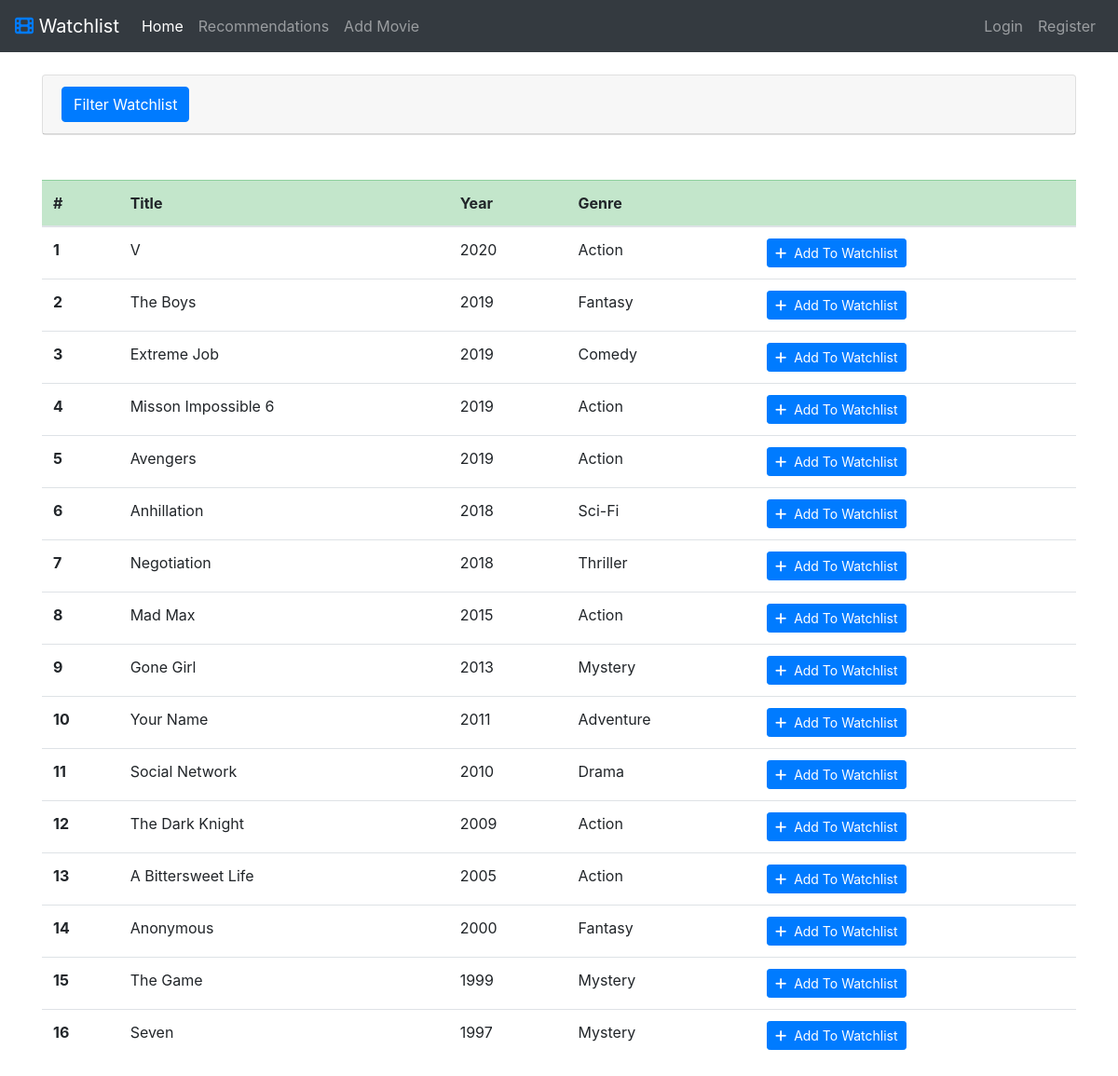
The page /movietowatch on the database as committed earlier.
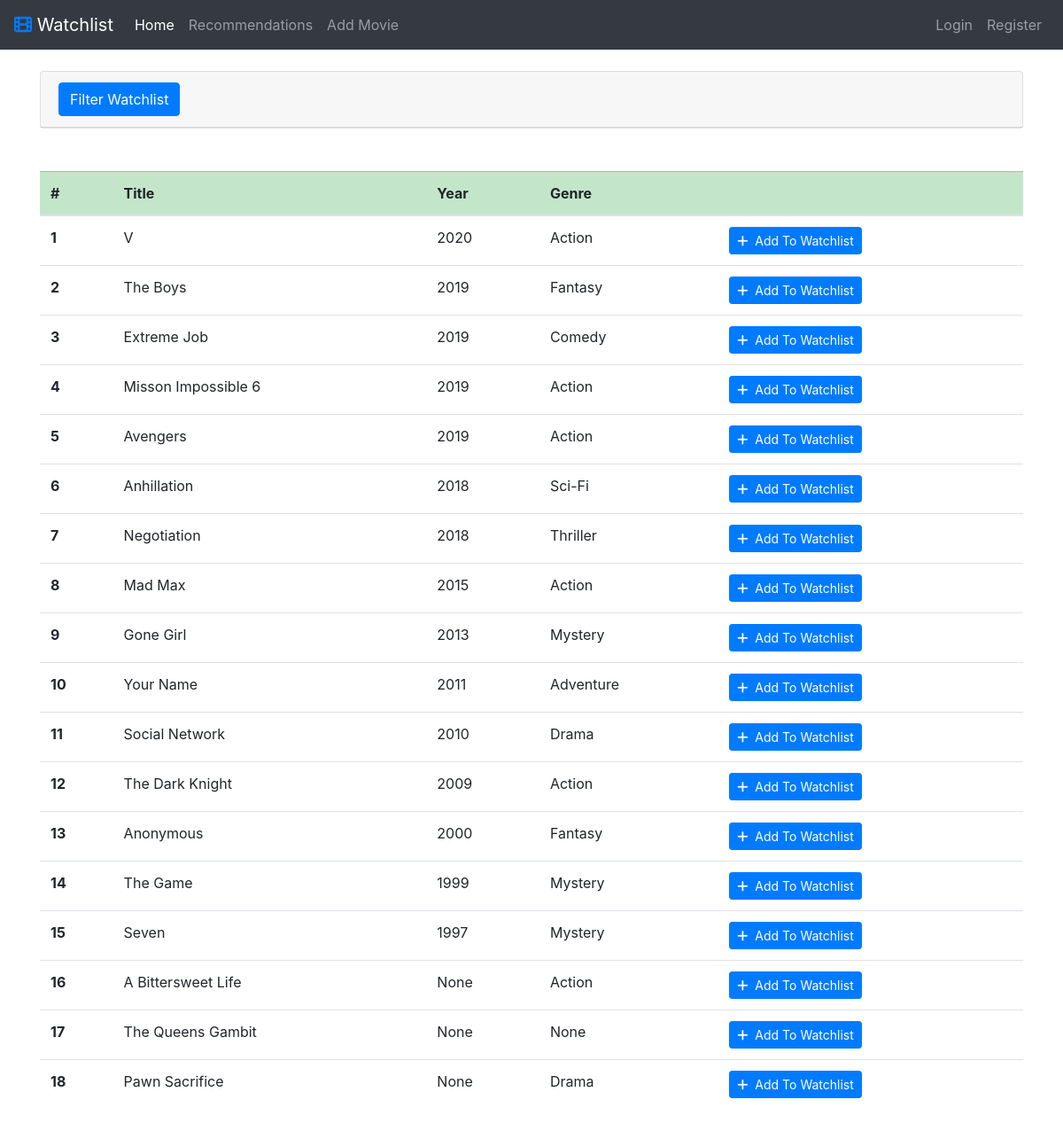
The same page on the database as committed later.
### movies/models.py (models this page shows, shortened)
class Movies(models.Model):
    CATEGORY = (
        ('Action', 'Action'),
        ('Adventure', 'Adventure'),
        ('Comedy', 'Comedy'),
        ('Crime', 'Crime'),
        ('Drama', 'Drama'),
        ('Fantasy', 'Fantasy'),
        ('Horror', 'Horror'),
        ('Mystery', 'Mystery'),
        ('Romance', 'Romance'),
        ('Sci-Fi', 'Sci-Fi'),
        ('Thriller', 'Thriller')
    )
    user = models.ForeignKey(User, on_delete=models.CASCADE, null=True)
    title = models.CharField(max_length=100)
    year = models.IntegerField()
    genre = models.CharField(max_length=50, choices=CATEGORY)
    status = models.BooleanField(default=False)

### movies/views.py (the view)
# urls.py: path('movietowatch', views.movie_to_watch, name='movietowatch'),
def movie_to_watch(request):
    if request.user.is_authenticated:
        watchlisted_movies = [movie.title for movie in request.user.movies_set.all()]
        movies = Movies.objects.exclude(title__in=watchlisted_movies)
    else:
        movies = Movies.objects.all()
    seen_title = []
    exclude_id = []
    for obj in movies:
        if obj.title in seen_title:
            exclude_id += [obj.id]
        else:
            seen_title += [obj.title]
    movies = movies.exclude(id__in=exclude_id).order_by('-year')
    filter = MovieToWatchFilter(request.GET, queryset=movies)
    movies = filter.qs
    context = {
        'movies': movies,
        'filter': filter
    }
    return render(request, 'movies/movie_to_watch.html', context)

### movies/templates/movies/movie_to_watch.html
{% extends 'movies/base.html'%}
{% block content %}
{% include 'partials/filter.html' %}
<table class="table table-hover mt-5">
    <thead class="table-success">
        <tr>
            <th>#</th>
            <th>Title</th>
            <th>Year</th>
            <th>Genre</th>
            <th></th>
        </tr>
    </thead>
    <tbody>
        {% for movie in movies %}
            <tr>
                <th>{{ forloop.counter }}</th>
                <td>{{ movie.title }}</td>
                <td>{{ movie.year }}</td>
                <td>{{ movie.genre }}</td>
                <td>
                    <a href="{% url 'add-movietowatch' movie.id %}" class="btn btn-sm btn-primary"><i class="fas fa-plus mr-1"></i> Add To Watchlist</a>
                </td>
            </tr>
        {% endfor %}
    </tbody>
</table>
{% endblock %}

Rows that differ between the two databases and show on the page:
changed Movies "A Bittersweet Life": year "2005" → "None"; moves down the list
added Movies: title "The Queens Gambit", year "None", genre "None"
added Movies: title "Pawn Sacrifice", year "None", genre "Drama"
